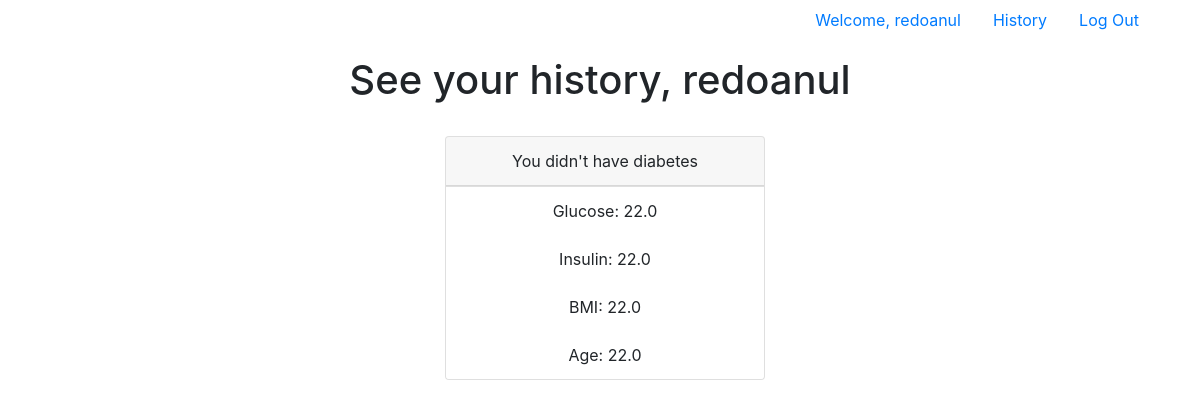
Page /history (signed in) on the earlier database version.
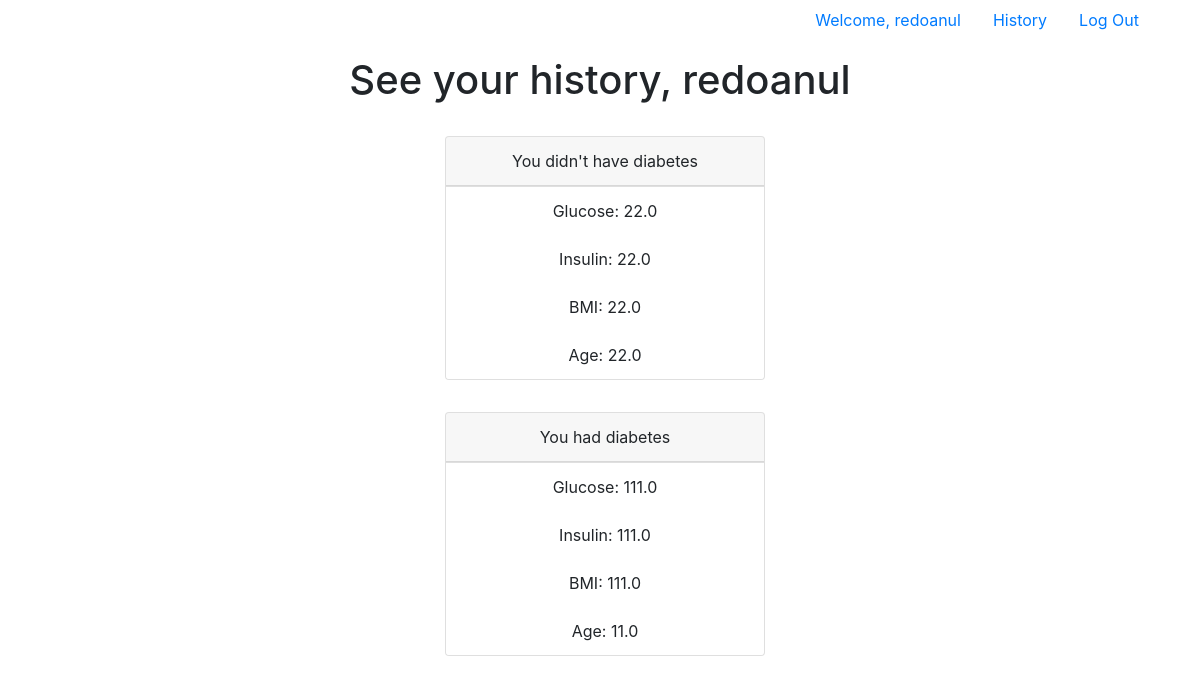
Same page on the later database version.
### predict/models.py (models this page shows, shortened)
class Predict(models.Model):
    user = models.ForeignKey(User, on_delete=models.CASCADE)
    glucose = models.FloatField()
    insulin = models.FloatField()
    bmi = models.FloatField()
    age = models.FloatField()
    result = models.CharField(max_length=10, null=True, blank=True)

### predict/views.py (the view)
# urls.py: path('history', history, name='history'),
def history(request):
    h = Predict.objects.filter(user=request.user)
    return render(request, 'predict/history.html', {'h': h})

### templates/predict/history.html (shortened to what this page needs)
<!DOCTYPE html>
<html lang="en">
<head>
<link rel="stylesheet" href="https://stackpath.bootstrapcdn.com/bootstrap/4.5.0/css/bootstrap.min.css">
<link rel="stylesheet" href="https://maxcdn.bootstrapcdn.com/font-awesome/4.7.0/css/font-awesome.min.css">
</head>
<body>
{% include 'nav.html' %}
<div class="container text-center mt-3">
    <h1>See your history, {{user.username}}</h1>
    {% for history in h %}
    <div class="card" style="width: 20rem;margin-left:25rem;margin-top:2rem">
        {% if history.result %}
  <div class="card-header">
      You had diabetes
  </div>
        {% else %}
        <div class="card-header">
            You didn't have diabetes
        </div>
        {% endif %}
  <ul class="list-group list-group-flush">
    <li class="list-group-item">Glucose: {{history.glucose}}</li>
    <li class="list-group-item">Insulin: {{history.insulin}}</li>
    <li class="list-group-item">BMI: {{history.bmi}}</li>
      <li class="list-group-item">Age: {{history.age}}</li>
  </ul>
</div>
    {% endfor %}
</div>
</body>
</html>

### templates/nav.html (shortened to what this page needs)
<!doctype html>
<html lang="en">
  <head>
    <link rel="stylesheet" href="https://stackpath.bootstrapcdn.com/bootstrap/4.3.1/css/bootstrap.min.css">
  </head>
  <body>
    <div class="container">
        <ul class="nav justify-content-end">
            {% if user.is_authenticated %}
  <li class="nav-item">
    <a class="nav-link active" href="#">Welcome, {{user.username}}</a>
  </li>
  <li class="nav-item">
    <a class="nav-link" href="{% url 'history' %}">History</a>
  </li>
  <li class="nav-item">
    <a class="nav-link" href="{% url 'logout' %}">Log Out</a>
  </li>
             {% endif %}
</ul>
    </div>
  </body>
</html>

Differences in the rows shown:
added Predict: result "You had diabetes", glucose "111.0", insulin "111.0", bmi "111.0", age "11.0"
